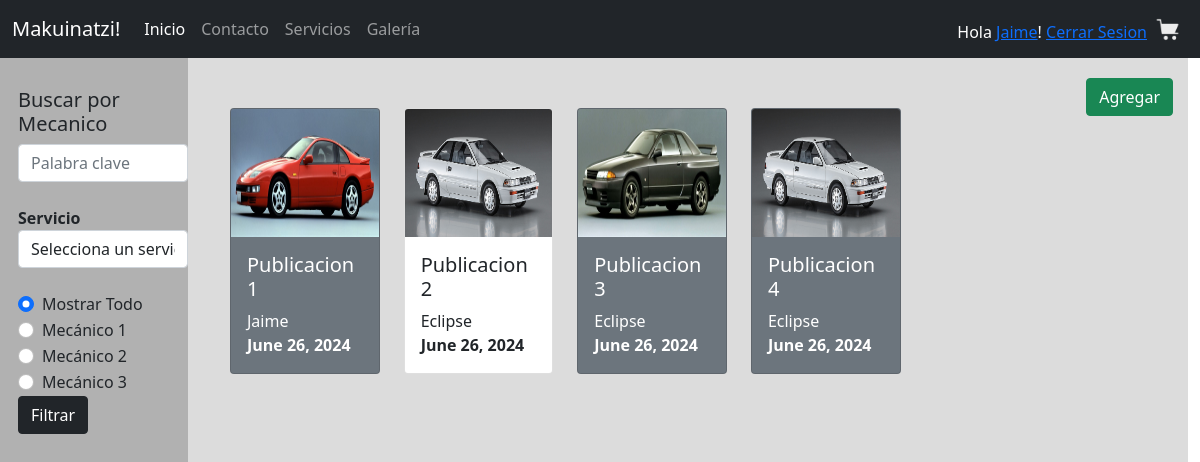
Screenshot of /galeria/ (signed in) with the database file from the repository.
### core/models.py (models this page shows, shortened)
class Publicacion(models.Model):
    id = models.AutoField(primary_key=True)
    titulo = models.CharField(max_length=30)
    descripcion = models.CharField(max_length=128, null=True, blank=True)
    imagen = models.ImageField(upload_to='core/static/img/postsImg')
    trabajo = models.ForeignKey(Servicio, related_name="servicioRealizado", on_delete=models.CASCADE, blank=True, null=True)
    idMecanico = models.ForeignKey(User, related_name="mecanicoActivo", on_delete=models.CASCADE, blank=True, null=True)
    ESTADO_DROP = (
        ('R', 'Rechazado'),
        ('P', 'Pendiente'),
        ('A', 'Aprobado'),)
    estado = models.CharField(max_length=10, choices=ESTADO_DROP, default='P')
    razonRechazo = models.CharField(max_length=256, null=True, blank=True)
    fecha = models.DateField()

### core/views.py (the view)
# urls.py: path('galeria/',views.galeria, name='galeria'),
def galeria(request):
    dataPosts = Publicacion.objects.all()
    context = {'dataPosts': dataPosts,
               'user': request.user,
               'groups': request.user.groups.all()}
    return render(request, 'core/galeria.html', context)

### core/templates/core/galeria.html (shortened to what this page needs)
<!DOCTYPE html>
<html lang="en">
<head>
  {% load static %}
  <link href="{% static 'css/galeria.css' %}"  rel="stylesheet">
    <link href="https://cdn.jsdelivr.net/npm/bootstrap@5.0.2/dist/css/bootstrap.min.css" rel="stylesheet">
</head>
<body>
  {% include 'core/navbar.html' %}
<div class="row">
<div class="col-2" id="filtro">
  <h5 >Buscar por Mecanico </h5>
  <div class="form-group">
    <input type="text" class="form-control" id="palabraClave" placeholder="Palabra clave" style="width: 250px;">
  </div>
  <br>
  <label for="inputServicio"><b>Servicio</b></label>
  <select class="form-control" id="inputServicio" style="width: 250px;">
    <option value="" disabled selected>Selecciona un servicio</option>
</select>
<br>
<div class="form-check">
  <input class="form-check-input" type="radio" name="CheckMec" id="CheckMecAll" checked>
  <label class="form-check-label" for="CheckMecAll">Mostrar Todo</label>
</div>
<div class="form-check">
  <input class="form-check-input" type="radio" name="CheckMec" id="CheckMec1">
  <label class="form-check-label" for="CheckMec1">Mecánico 1</label>
</div>
<div class="form-check">
  <input class="form-check-input" type="radio" name="CheckMec" id="CheckMec2">
  <label class="form-check-label" for="CheckMec2">Mecánico 2</label>
</div>
<div class="form-check">
  <input class="form-check-input" type="radio" name="CheckMec" id="CheckMec3">
  <label class="form-check-label" for="CheckMec3">Mecánico 3</label>
</div>
<button type="button" class="btn btn-dark">Filtrar</button>
</div>
<div class="col-10" id="imageHolder">
  {% for group in groups %}
    {% if group.name == "Mecanico"  %}
 <a type="button" class="btn btn-success float-end" href="{% url 'add_url' %}">Agregar</a>
    {% endif %}
 {% endfor %}
  <div class="row row-cols-1 row-cols-md-5 g-4 align-items-stretch">
      {% if dataPosts %}
          {% for post in dataPosts %}
            {% if post.estado != "P" and post.estado != "R" %}
              <div class="col">
                <div class="card mecanico{{ post.idMecanico }}" id="{{post.id}}">
                  <img src="../{{post.imagen|cut:'core/'}}" class="card-img-top" alt="..." width="1280px" height="128px">
                  <div class="card-body">
                      <h5 class="card-title">{{post.titulo}} </h5>
                      <p class="card-text">{{post.idMecanico}}  <br> <b>{{post.fecha}}</b> </p>
                  </div>
                </div>
              </div>
            {% else %}
              {% for group in groups %}
                {% if group.name == "Mecanico"  %}
                  {% if post.estado == "P" %}
                    <div class="col">
                      <div class="card pendiente bg-secondary text-white mecanico{{ post.idMecanico }}" id="{{post.id}}">
                        <img src="../{{post.imagen|cut:'core/'}}" class="card-img-top" alt="..." width="1280px" height="128px">
                        <div class="card-body">
                            <h5 class="card-title">{{post.titulo}} </h5>
                            <p class="card-text">{{post.idMecanico}}  <br> <b>{{post.fecha}}</b> </p>
                        </div>
                      </div>
                    </div>
                  {% endif %}
                {% endif %}
              {% endfor %}
            {% endif %}
          {% endfor %}
      {% else %}
          <h1>No hay publicaciones disponibles...</h1>
      {% endif %}
  </div>
</body>
</html>

### core/templates/core/navbar.html (shortened to what this page needs)
<!DOCTYPE html>
<html lang="en">
<head>
    {% load static %}
</head>
<body>
    <section>
        <header>
            <nav class="navbar navbar-expand-lg navbar-dark bg-dark">
                <div class="container-fluid">
                    <a class="navbar-brand" href="/">Makuinatzi!</a>
                    <div class="collapse navbar-collapse" id="navbarSupportedContent">
                        <ul class="navbar-nav me-auto mb-2 mb-lg-0">
                            <li class="nav-item">
                                <a class="nav-link active" aria-current="page" href="/">Inicio</a>
                            </li>
                            <li class="nav-item">
                                <a class="nav-link" href="/contacto">Contacto</a>
                            </li>
                            <li class="nav-item">
                                <a class="nav-link" href="/#servicios">Servicios</a>
                            </li>
                            <li class="nav-item">
                                <a class="nav-link" href="/galeria">Galería</a>
                            </li>
                        </ul>
                        <ul class="navbar-nav ml-auto">
                            {% block content %}
                            {% if user.is_authenticated %}
                            <li class="nav-item" style="color: white; margin-top: 5%;"> Hola <a id="loginLink" href="{% url 'profile' %}">{{ user.username }}</a>! <a href="{% url 'logout' %}">Cerrar Sesion</a> </li>
                            {% else %}
                            <li class="nav-item">
                                <a id="loginLink" class="nav-link" href="{% url 'login' %}">Iniciar Sesión</a>
                            </li>
                            {% endif %}
                            {% endblock %}
                            <li class="nav-item">
                            <a class="nav-link" href="/#carrito"><img src="{% static 'img/cart.png' %}" alt="" style="height: 25px;"></a>
                        </li>
                        </ul>
                    </div>
                </div>
            </nav>
        </header>
    </section>
</body>
</html>

### core/static/css/galeria.css (style rules this page uses)
* { max-width: 100%; max-height: 100%; padding: 0; margin: 0; box-sizing: border-box; }
.row { margin-right: -15px; margin-left: -15px; }
.btn { margin-right: 15px; }
#imageHolder > .btn { margin-top: -30px; }
#filtro { background-color: #b1b1b1; padding: 30px 0px 0px 30px; }
#imageHolder { padding: 50px 0px 0px 30px; background-color: #dcdcdc; height: 100vh; }
.pendiente { background-color: red; outline: black; outline-width: 2px; }

### rows the page displays
Publicacion: titulo "Publicacion 1", idMecanico "Jaime", fecha "June 26, 2024"
Publicacion: imagen (picture), titulo "Publicacion 2", idMecanico "Eclipse", fecha "June 26, 2024"
Publicacion: titulo "Publicacion 3", idMecanico "Eclipse", fecha "June 26, 2024"
Publicacion: titulo "Publicacion 4", idMecanico "Eclipse", fecha "June 26, 2024"

### other values shown
{{ user.username }} "Jaime"
